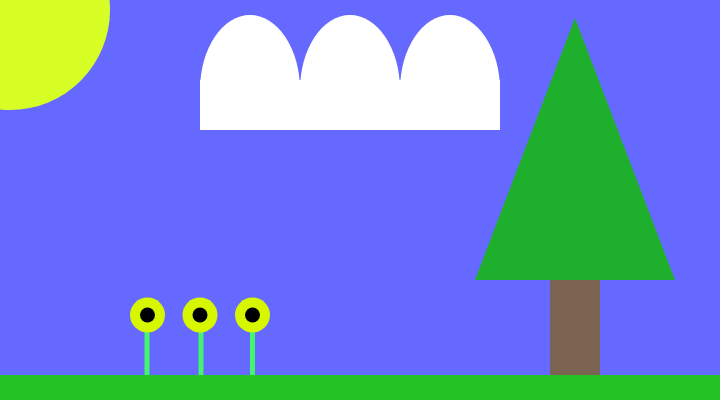
Frame 1 (no input)
Frame 60 (no input): identical to frame 1, image omitted
Frame 120 (the mouse pressed at the canvas centre since frame 60): identical to frame 1, image omitted

The p5.js sketch that drew this single still picture (run headless with seeded random() and noise() and a simulated clock; from frame 60 on, the mouse is pressed at the canvas centre):

// p5.js sketch
// ── sketch.js
function setup() {

  createCanvas(720, 400);

}

function draw() {
  background("#6669ff");
  noStroke();

  fill("#7a6451");
    rect(550, 150, 50, 350);

  fill("#1eb02d");
    triangle(575, 18, 675, 280, 475, 280);

  fill("#d7ff26");
    ellipse(10, 10, 200, 200);

  fill(255);
    arc(250, 90, 100, 150, PI, TWO_PI);

    fill(255);
      arc(350, 90, 100, 150, PI, TWO_PI);

      fill(255);
        arc(450, 90, 100, 150, PI, TWO_PI);

        fill(255);
          rect(200, 80, 300, 50);

          fill("#42f56c");
            rect(250, 325, 5, 75);

            fill("#d6f700");
              ellipse(252.5, 315, 35, 35);

              fill(0);
                ellipse(252.5, 315, 15, 15);

                fill("#42f56c");
                  rect(198.5, 325, 5, 75);

                fill("#d6f700");
                  ellipse(200, 315, 35, 35);

                  fill(0);
                    ellipse(200, 315, 15, 15);

                    fill("#42f56c");
                      rect(144.5, 325, 5, 75);

                    fill("#d6f700");
                      ellipse(147.5, 315, 35, 35);

                      fill(0);
                        ellipse(147.5, 315, 15, 15);



          fill("#25c225");
    rect(0, 375, 720, 50);

fill(255)

}
